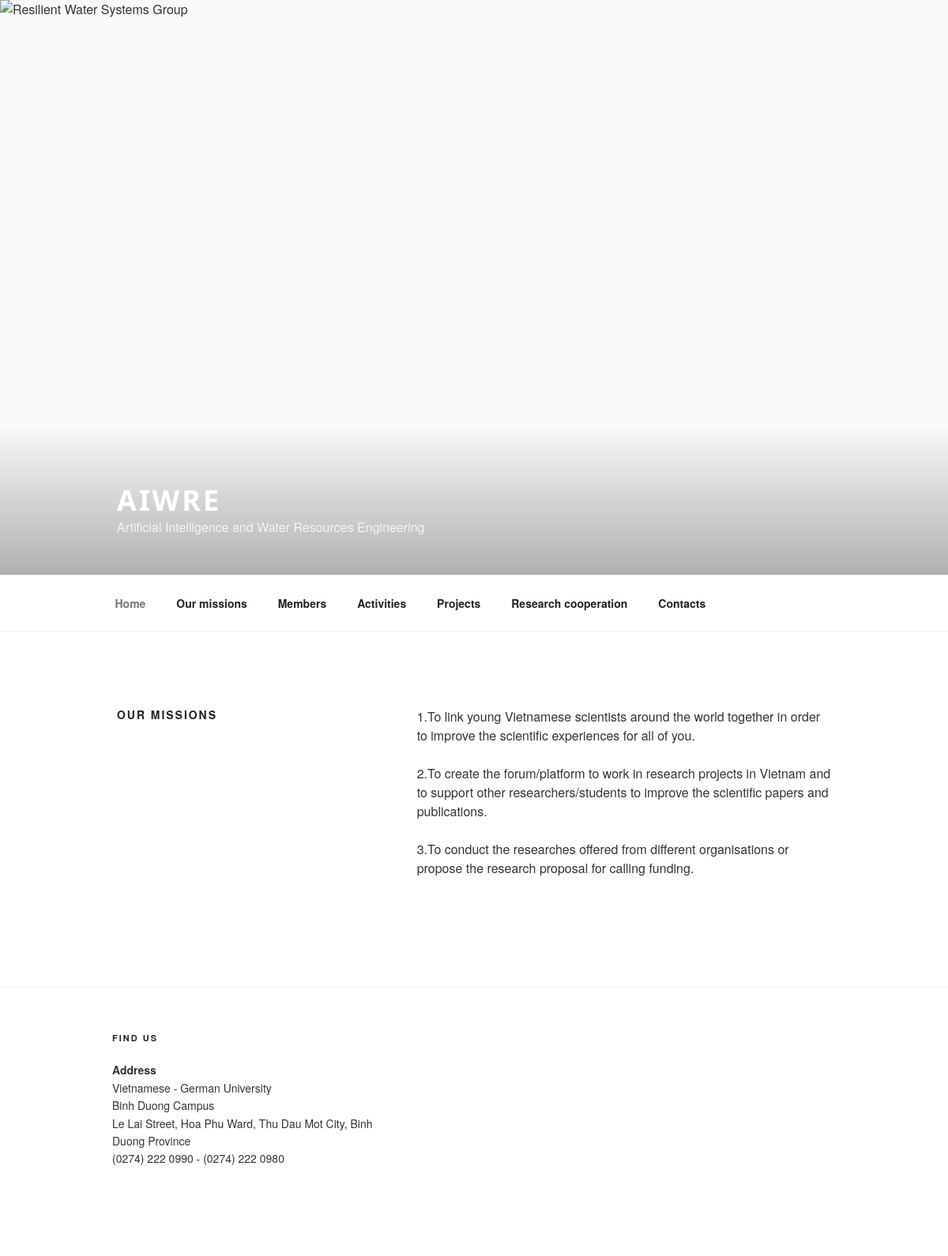
The app's page /missions with its own data.
### website/models.py (models this page shows)
class Mission(models.Model):
    content = models.CharField(max_length=255)

### website/views.py (the view)
# urls.py: path('missions', views.missions, name='missions'),
def missions(request):
    missions = Mission.objects.all()
    return render(request, 'missions.html', {'missions': missions})

### website/templates/missions.html
{% extends 'base.html' %}
{% block content %}
    <div id="primary" class="content-area">
        <main id="main" class="site-main" role="main">
            <article id="post-63" class="twentyseventeen-panel  post-63 page type-page status-publish hentry">
                <div class="panel-content">
                    <div class="wrap">
                        <header class="entry-header">
                            <h2 class="entry-title">Our missions</h2>
                        </header>
                        <div class="entry-content">
                            {% for mission in missions %}
                                <p>{{ mission.id }}.{{ mission.content }} </p>
                            {% endfor %}
                        </div>
                    </div>
                </div>
            </article>
        </main>
    </div>
{% endblock %}

### records on screen
Mission: id "1", content "To link young Vietnamese scientists around the world together in order to improve the scientific experiences for all of you."
Mission: id "2", content "To create the forum/platform to work in research projects in Vietnam and to support other researchers/students to improve the scientific papers and publications."
Mission: id "3", content "To conduct the researches offered from different organisations or propose the research proposal for calling funding."
